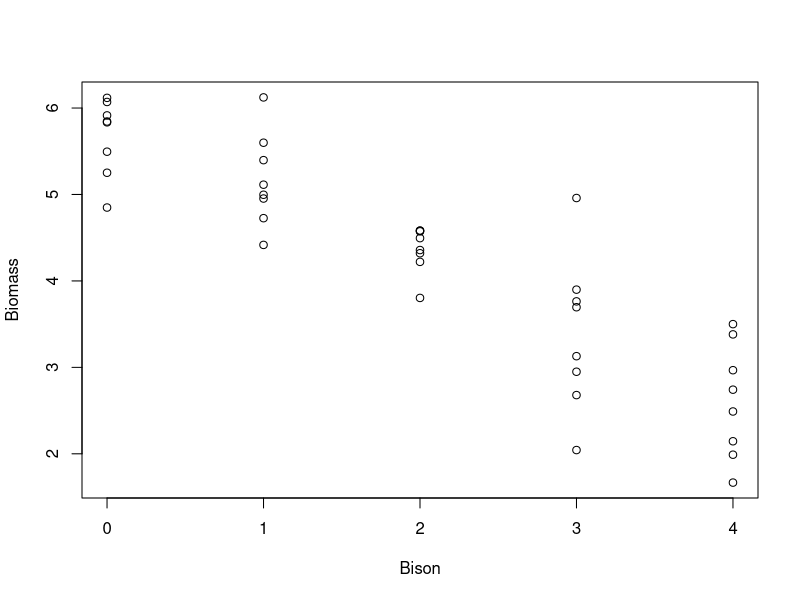
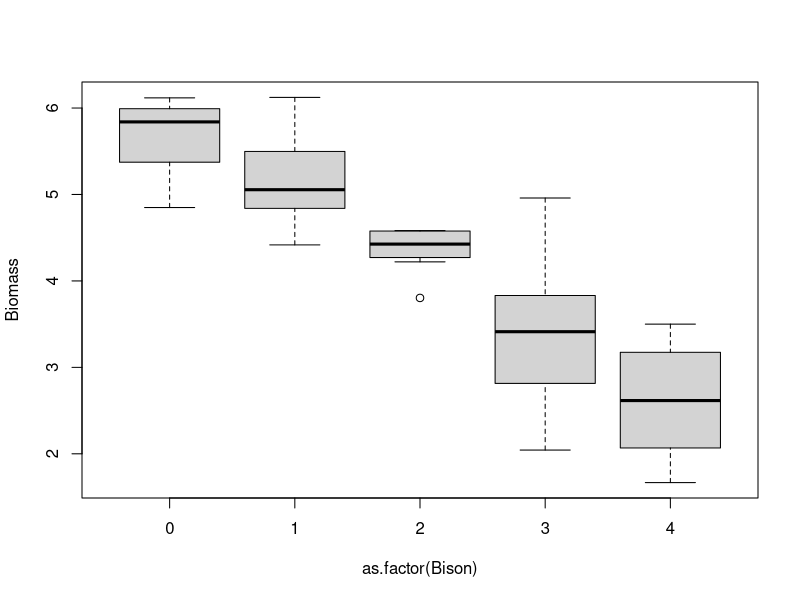
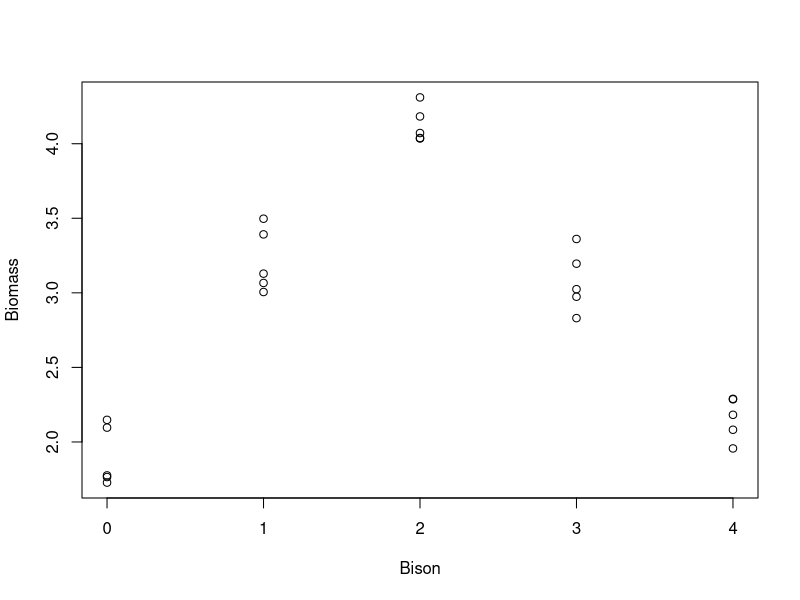

Write the R code that produced these figures, in order. (Note: this script raises an error after producing the figures.)

#  NRES 710, Analysis of Categorical Data (cont.)
#     University of Nevada, Reno
#     Continuous or Categorical Data?

### Code for F-Drop tests

# Read in the data
datum <- read.csv("lecture_10_dataset1.csv")
head(datum)

# Plot the data
plot(Biomass ~ Bison, data = datum)
# In this case, R saws numbers in the 'Bison' column and treated the variable as continuous

# Plot the data with X as a categorical variable
plot(Biomass ~ as.factor(Bison), data = datum)

# Run a regression, where we treat Bison as continuous
results <- lm(Biomass ~ Bison, data = datum)
summary(results)

# Run an ANOVA - treat Bison as categorical
results2 <- lm(Biomass ~ as.factor(Bison), data = datum)
# use the as.factor function to get R to treat 'Bison' as continuous
summary(results2)

# Conduct the F-drop test
anova(results2, results)
# The two models we have are the arguments
# Usually, you should list the more complicated model first (the one with more betas)
# Note: the two models can't have the same number of parameters
# A significant p-value means the more complex model is a significant improvement in fit
# A non-significant p-value means the simpler model is adequate
# Note: RSS (which is the same thing as SSE) is always lower in the more complex model

# Read in the data
datum <- read.csv("lecture_10_dataset2.csv")
head(datum)

# Plot the data
plot(Biomass ~ Bison, data = datum)

# BONUS: How to fit a quadratic curve to data when x is continuous

# Fit a linear model
results <- lm(Biomass ~ Bison, data = datum)

#Fit a quadratic curve to data when x is continuous
results3 <- lm(Biomass ~ Bison + I(Bison^2), data = datum)
anova(results3, results)

# Read in dataset 1
datum <- read.csv("lecture_10_dataset1.csv")

# Simple linear model
results <- lm(Biomass ~ Bison, data = datum)
summary(results)

# Build four models varying in complexity
results0 <- lm(Biomass ~ 1, data = datum) # no effects; 'model of mean'
summary(results0)
results1 <- lm(Biomass ~ Bison, data = datum) # simple linear model
summary(results1)
results1b <- lm(Biomass ~ I(Bison^2), data = datum) # model with quadratic term only
summary(results1b)
results2 <- lm(Biomass ~ Bison + I(Bison^2), data = datum) # linear + quadratic model
summary(results2)

# F-drop test comparing results0 to results1
anova(results1, results0) # p-value here is same as marginal p-val from summary(results1)
anova(results2, results1) # p-value here is same as marginal p-val from summary(results2)
anova(results1b, results0) # p-value here is same as marginal p-val from summary(results1b)
anova(results2, results1b) # p-value here is same as marginal p-val from summary(results2)

# So, the marginal p-values from our 'summary()' results are F-drop tests
# comparing a more complex model w/ the extra effect to more simple models
# without the extra effect. And, the order that the variables are included in
# the models doesn't matter!

# Another example: compare model with bison treated as categorical variable to a
# model with no effect of bison
results3 <- lm(Biomass ~ as.factor(Bison), data = datum)
summary(results3)
anova(results3, results0)
# p-value here is same as ANOVA p-value from bottom of summary(results3),
# so F-drop test can also evaluate significance of categorical variables with multiple
# betas


###################### 'Truth' ######################## 
### Lecture 10: code to simulate data for F-drop tests 

# Set the seed for reproducibility
set.seed(111)

## First dataset
# X variable
Bison <- c(rep(0, 8), rep(1, 8), rep(2, 8), rep(3, 8), rep(4, 8))

# Error
error <- rnorm(length(Bison), 0, 0.5)

# Y variable
Biomass <- 6 - 0.8*Bison + error

# Create dataframe
datum <- data.frame(Bison, Biomass)

# Save the CSV file
write.csv(datum, "../datasets/lecture_10_dataset1.csv", row.names = FALSE)

## Second dataset
# X variable
n <- 25
x <- c(rep(0, 5), rep(1, 5), rep(2, 5), rep(3, 5), rep(4, 5))

# Error
error <- rnorm(n, 0, 0.2)

# Dummy code x
dummy <- data.frame(x = as.factor(x))
dummy <- data.frame(model.matrix(~ dummy$x - 1, data=dummy))
colnames(dummy) <- c("Zero", "One", "Two", "Three", "Four")

# Simulate continuous y-variable data
y <- 2 + dummy$One * 1 + dummy$Two * 2 + dummy$Three * 1 + dummy$Four * 0 + error

# Create dataframe
datum <- data.frame(Bison = x, Biomass = y)

# Save the CSV file
write.csv(datum, "../datasets/lecture_10_dataset2.csv", row.names = FALSE)
